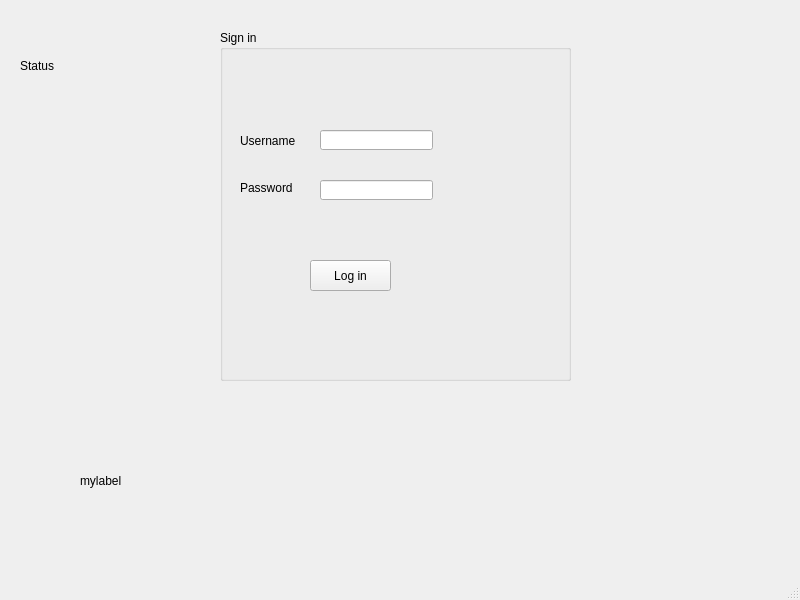
<?xml version="1.0" encoding="UTF-8"?>
<ui version="4.0">
 <class>MainWindow</class>
 <widget class="QMainWindow" name="MainWindow">
  <property name="geometry">
   <rect>
    <x>0</x>
    <y>0</y>
    <width>800</width>
    <height>600</height>
   </rect>
  </property>
  <property name="windowTitle">
   <string>MainWindow</string>
  </property>
  <widget class="QWidget" name="centralwidget">
   <widget class="QLabel" name="label">
    <property name="geometry">
     <rect>
      <x>20</x>
      <y>30</y>
      <width>151</width>
      <height>71</height>
     </rect>
    </property>
    <property name="text">
     <string>Status</string>
    </property>
   </widget>
   <widget class="QGroupBox" name="groupBox">
    <property name="geometry">
     <rect>
      <x>220</x>
      <y>30</y>
      <width>351</width>
      <height>351</height>
     </rect>
    </property>
    <property name="title">
     <string>Sign in </string>
    </property>
    <widget class="QPushButton" name="pushButton">
     <property name="geometry">
      <rect>
       <x>90</x>
       <y>230</y>
       <width>81</width>
       <height>31</height>
      </rect>
     </property>
     <property name="text">
      <string>Log in</string>
     </property>
    </widget>
    <widget class="QLabel" name="label_2">
     <property name="geometry">
      <rect>
       <x>20</x>
       <y>100</y>
       <width>71</width>
       <height>21</height>
      </rect>
     </property>
     <property name="text">
      <string>Username</string>
     </property>
    </widget>
    <widget class="QLineEdit" name="lineEdit">
     <property name="geometry">
      <rect>
       <x>100</x>
       <y>100</y>
       <width>113</width>
       <height>20</height>
      </rect>
     </property>
    </widget>
    <widget class="QLabel" name="label_3">
     <property name="geometry">
      <rect>
       <x>20</x>
       <y>150</y>
       <width>61</width>
       <height>16</height>
      </rect>
     </property>
     <property name="text">
      <string>Password</string>
     </property>
    </widget>
    <widget class="QLineEdit" name="lineEdit_2">
     <property name="geometry">
      <rect>
       <x>100</x>
       <y>150</y>
       <width>113</width>
       <height>20</height>
      </rect>
     </property>
    </widget>
   </widget>
   <widget class="QLabel" name="label_4">
    <property name="geometry">
     <rect>
      <x>80</x>
      <y>410</y>
      <width>511</width>
      <height>141</height>
     </rect>
    </property>
    <property name="text">
     <string>mylabel</string>
    </property>
   </widget>
  </widget>
  <widget class="QMenuBar" name="menubar">
   <property name="geometry">
    <rect>
     <x>0</x>
     <y>0</y>
     <width>800</width>
     <height>25</height>
    </rect>
   </property>
  </widget>
  <widget class="QStatusBar" name="statusbar"/>
 </widget>
 <resources/>
 <connections/>
</ui>
